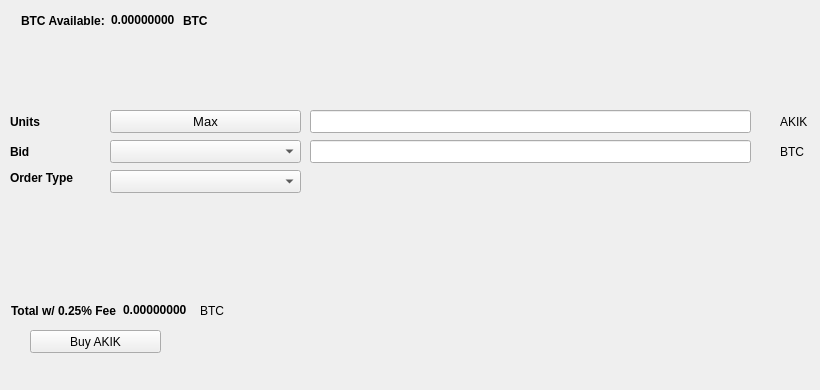
   <widget class="QWidget" name="BuyTab">
    <attribute name="title">
     <string>Buy</string>
    </attribute>
    <widget class="QPushButton" name="BuyAKIK">
     <property name="geometry">
      <rect>
       <x>30</x>
       <y>330</y>
       <width>131</width>
       <height>23</height>
      </rect>
     </property>
     <property name="text">
      <string>Buy AKIK</string>
     </property>
     <property name="icon">
      <iconset resource="../akik.qrc">
       <normaloff>:/icons/bitcoin</normaloff>:/icons/bitcoin</iconset>
     </property>
    </widget>
    <widget class="QLabel" name="label_3">
     <property name="geometry">
      <rect>
       <x>10</x>
       <y>110</y>
       <width>46</width>
       <height>23</height>
      </rect>
     </property>
     <property name="font">
      <font>
       <weight>75</weight>
       <bold>true</bold>
      </font>
     </property>
     <property name="text">
      <string>Units</string>
     </property>
    </widget>
    <widget class="QLineEdit" name="UnitsInput">
     <property name="geometry">
      <rect>
       <x>310</x>
       <y>110</y>
       <width>441</width>
       <height>23</height>
      </rect>
     </property>
     <property name="font">
      <font>
       <pointsize>9</pointsize>
       <weight>75</weight>
       <bold>true</bold>
      </font>
     </property>
    </widget>
    <widget class="QLineEdit" name="BuyBidPriceEdit">
     <property name="geometry">
      <rect>
       <x>310</x>
       <y>140</y>
       <width>441</width>
       <height>23</height>
      </rect>
     </property>
     <property name="font">
      <font>
       <pointsize>9</pointsize>
       <weight>75</weight>
       <bold>true</bold>
      </font>
     </property>
    </widget>
    <widget class="QLabel" name="label_4">
     <property name="geometry">
      <rect>
       <x>780</x>
       <y>110</y>
       <width>31</width>
       <height>23</height>
      </rect>
     </property>
     <property name="text">
      <string>AKIK</string>
     </property>
    </widget>
    <widget class="QLabel" name="label_5">
     <property name="geometry">
      <rect>
       <x>780</x>
       <y>140</y>
       <width>31</width>
       <height>23</height>
      </rect>
     </property>
     <property name="text">
      <string>BTC</string>
     </property>
    </widget>
    <widget class="QLabel" name="label_6">
     <property name="geometry">
      <rect>
       <x>10</x>
       <y>140</y>
       <width>46</width>
       <height>23</height>
      </rect>
     </property>
     <property name="font">
      <font>
       <weight>75</weight>
       <bold>true</bold>
      </font>
     </property>
     <property name="text">
      <string>Bid</string>
     </property>
    </widget>
    <widget class="QLabel" name="label_7">
     <property name="geometry">
      <rect>
       <x>10</x>
       <y>170</y>
       <width>91</width>
       <height>16</height>
      </rect>
     </property>
     <property name="font">
      <font>
       <weight>75</weight>
       <bold>true</bold>
      </font>
     </property>
     <property name="text">
      <string>Order Type</string>
     </property>
    </widget>
    <widget class="QPushButton" name="Buy_Max_Amount">
     <property name="geometry">
      <rect>
       <x>110</x>
       <y>110</y>
       <width>191</width>
       <height>23</height>
      </rect>
     </property>
     <property name="font">
      <font>
       <pointsize>10</pointsize>
      </font>
     </property>
     <property name="text">
      <string>Max</string>
     </property>
    </widget>
    <widget class="QComboBox" name="BuyBidcomboBox">
     <property name="geometry">
      <rect>
       <x>110</x>
       <y>140</y>
       <width>191</width>
       <height>23</height>
      </rect>
     </property>
     <property name="font">
      <font>
       <pointsize>10</pointsize>
      </font>
     </property>
    </widget>
    <widget class="QComboBox" name="buyOrdertypeCombo">
     <property name="geometry">
      <rect>
       <x>110</x>
       <y>170</y>
       <width>191</width>
       <height>23</height>
      </rect>
     </property>
     <property name="font">
      <font>
       <pointsize>10</pointsize>
      </font>
     </property>
    </widget>
    <widget class="QWidget" name="layoutWidget1">
     <property name="geometry">
      <rect>
       <x>21</x>
       <y>11</y>
       <width>227</width>
       <height>19</height>
      </rect>
     </property>
     <layout class="QHBoxLayout" name="horizontalLayout_3">
      <item>
       <widget class="QLabel" name="label232">
        <property name="font">
         <font>
          <weight>75</weight>
          <bold>true</bold>
         </font>
        </property>
        <property name="text">
         <string>BTC Available:</string>
        </property>
       </widget>
      </item>
      <item>
       <widget class="QLabel" name="BtcAvailableLbl">
        <property name="palette">
         <palette>
          <active>
           <colorrole role="WindowText">
            <brush brushstyle="SolidPattern">
             <color alpha="255">
              <red>0</red>
              <green>0</green>
              <blue>0</blue>
             </color>
            </brush>
           </colorrole>
           <colorrole role="Button">
            <brush brushstyle="SolidPattern">
             <color alpha="255">
              <red>0</red>
              <green>170</green>
              <blue>0</blue>
             </color>
            </brush>
           </colorrole>
           <colorrole role="Light">
            <brush brushstyle="SolidPattern">
             <color alpha="255">
              <red>0</red>
              <green>255</green>
              <blue>0</blue>
             </color>
            </brush>
           </colorrole>
           <colorrole role="Midlight">
            <brush brushstyle="SolidPattern">
             <color alpha="255">
              <red>0</red>
              <green>212</green>
              <blue>0</blue>
             </color>
            </brush>
           </colorrole>
           <colorrole role="Dark">
            <brush brushstyle="SolidPattern">
             <color alpha="255">
              <red>0</red>
              <green>85</green>
              <blue>0</blue>
             </color>
            </brush>
           </colorrole>
           <colorrole role="Mid">
            <brush brushstyle="SolidPattern">
             <color alpha="255">
              <red>0</red>
              <green>113</green>
              <blue>0</blue>
             </color>
            </brush>
           </colorrole>
           <colorrole role="Text">
            <brush brushstyle="SolidPattern">
             <color alpha="255">
              <red>0</red>
              <green>170</green>
              <blue>0</blue>
             </color>
            </brush>
           </colorrole>
           <colorrole role="BrightText">
            <brush brushstyle="SolidPattern">
             <color alpha="255">
              <red>255</red>
              <green>255</green>
              <blue>255</blue>
             </color>
            </brush>
           </colorrole>
           <colorrole role="ButtonText">
            <brush brushstyle="SolidPattern">
             <color alpha="255">
              <red>0</red>
              <green>0</green>
              <blue>0</blue>
             </color>
            </brush>
           </colorrole>
           <colorrole role="Base">
            <brush brushstyle="SolidPattern">
             <color alpha="255">
              <red>255</red>
              <green>255</green>
              <blue>255</blue>
             </color>
            </brush>
           </colorrole>
           <colorrole role="Window">
            <brush brushstyle="SolidPattern">
             <color alpha="255">
              <red>0</red>
              <green>170</green>
              <blue>0</blue>
             </color>
            </brush>
           </colorrole>
           <colorrole role="Shadow">
            <brush brushstyle="SolidPattern">
             <color alpha="255">
              <red>0</red>
              <green>0</green>
              <blue>0</blue>
             </color>
            </brush>
           </colorrole>
           <colorrole role="AlternateBase">
            <brush brushstyle="SolidPattern">
             <color alpha="255">
              <red>127</red>
              <green>212</green>
              <blue>127</blue>
             </color>
            </brush>
           </colorrole>
           <colorrole role="ToolTipBase">
            <brush brushstyle="SolidPattern">
             <color alpha="255">
              <red>255</red>
              <green>255</green>
              <blue>220</blue>
             </color>
            </brush>
           </colorrole>
           <colorrole role="ToolTipText">
            <brush brushstyle="SolidPattern">
             <color alpha="255">
              <red>0</red>
              <green>0</green>
              <blue>0</blue>
             </color>
            </brush>
           </colorrole>
          </active>
          <inactive>
           <colorrole role="WindowText">
            <brush brushstyle="SolidPattern">
             <color alpha="255">
              <red>0</red>
              <green>0</green>
              <blue>0</blue>
             </color>
            </brush>
           </colorrole>
           <colorrole role="Button">
            <brush brushstyle="SolidPattern">
             <color alpha="255">
              <red>0</red>
              <green>170</green>
              <blue>0</blue>
             </color>
            </brush>
           </colorrole>
           <colorrole role="Light">
            <brush brushstyle="SolidPattern">
             <color alpha="255">
              <red>0</red>
              <green>255</green>
              <blue>0</blue>
             </color>
            </brush>
           </colorrole>
           <colorrole role="Midlight">
            <brush brushstyle="SolidPattern">
             <color alpha="255">
              <red>0</red>
              <green>212</green>
              <blue>0</blue>
             </color>
            </brush>
           </colorrole>
           <colorrole role="Dark">
            <brush brushstyle="SolidPattern">
             <color alpha="255">
              <red>0</red>
              <green>85</green>
              <blue>0</blue>
             </color>
            </brush>
           </colorrole>
           <colorrole role="Mid">
            <brush brushstyle="SolidPattern">
             <color alpha="255">
              <red>0</red>
              <green>113</green>
              <blue>0</blue>
             </color>
            </brush>
           </colorrole>
           <colorrole role="Text">
            <brush brushstyle="SolidPattern">
             <color alpha="255">
              <red>0</red>
              <green>170</green>
              <blue>0</blue>
             </color>
            </brush>
           </colorrole>
           <colorrole role="BrightText">
            <brush brushstyle="SolidPattern">
             <color alpha="255">
              <red>255</red>
              <green>255</green>
              <blue>255</blue>
             </color>
            </brush>
           </colorrole>
           <colorrole role="ButtonText">
            <brush brushstyle="SolidPattern">
             <color alpha="255">
              <red>0</red>
              <green>0</green>
              <blue>0</blue>
             </color>
            </brush>
           </colorrole>
           <colorrole role="Base">
            <brush brushstyle="SolidPattern">
             <color alpha="255">
              <red>255</red>
              <green>255</green>
              <blue>255</blue>
             </color>
            </brush>
           </colorrole>
           <colorrole role="Window">
            <brush brushstyle="SolidPattern">
             <color alpha="255">
              <red>0</red>
              <green>170</green>
              <blue>0</blue>
             </color>
            </brush>
           </colorrole>
           <colorrole role="Shadow">
            <brush brushstyle="SolidPattern">
             <color alpha="255">
              <red>0</red>
              <green>0</green>
              <blue>0</blue>
             </color>
            </brush>
           </colorrole>
           <colorrole role="AlternateBase">
            <brush brushstyle="SolidPattern">
             <color alpha="255">
              <red>127</red>
              <green>212</green>
              <blue>127</blue>
             </color>
            </brush>
           </colorrole>
           <colorrole role="ToolTipBase">
            <brush brushstyle="SolidPattern">
             <color alpha="255">
              <red>255</red>
              <green>255</green>
              <blue>220</blue>
             </color>
            </brush>
           </colorrole>
           <colorrole role="ToolTipText">
            <brush brushstyle="SolidPattern">
             <color alpha="255">
              <red>0</red>
              <green>0</green>
              <blue>0</blue>
             </color>
            </brush>
           </colorrole>
          </inactive>
          <disabled>
           <colorrole role="WindowText">
            <brush brushstyle="SolidPattern">
             <color alpha="255">
              <red>0</red>
              <green>85</green>
              <blue>0</blue>
             </color>
            </brush>
           </colorrole>
           <colorrole role="Button">
            <brush brushstyle="SolidPattern">
             <color alpha="255">
              <red>0</red>
              <green>170</green>
              <blue>0</blue>
             </color>
            </brush>
           </colorrole>
           <colorrole role="Light">
            <brush brushstyle="SolidPattern">
             <color alpha="255">
              <red>0</red>
              <green>255</green>
              <blue>0</blue>
             </color>
            </brush>
           </colorrole>
           <colorrole role="Midlight">
            <brush brushstyle="SolidPattern">
             <color alpha="255">
              <red>0</red>
              <green>212</green>
              <blue>0</blue>
             </color>
            </brush>
           </colorrole>
           <colorrole role="Dark">
            <brush brushstyle="SolidPattern">
             <color alpha="255">
              <red>0</red>
              <green>85</green>
              <blue>0</blue>
             </color>
            </brush>
           </colorrole>
           <colorrole role="Mid">
            <brush brushstyle="SolidPattern">
             <color alpha="255">
              <red>0</red>
              <green>113</green>
              <blue>0</blue>
             </color>
            </brush>
           </colorrole>
           <colorrole role="Text">
            <brush brushstyle="SolidPattern">
             <color alpha="255">
              <red>0</red>
              <green>85</green>
              <blue>0</blue>
             </color>
            </brush>
           </colorrole>
           <colorrole role="BrightText">
            <brush brushstyle="SolidPattern">
             <color alpha="255">
              <red>255</red>
              <green>255</green>
              <blue>255</blue>
             </color>
            </brush>
           </colorrole>
           <colorrole role="ButtonText">
            <brush brushstyle="SolidPattern">
             <color alpha="255">
              <red>0</red>
              <green>85</green>
              <blue>0</blue>
             </color>
            </brush>
           </colorrole>
           <colorrole role="Base">
            <brush brushstyle="SolidPattern">
             <color alpha="255">
              <red>0</red>
              <green>170</green>
              <blue>0</blue>
             </color>
            </brush>
           </colorrole>
           <colorrole role="Window">
            <brush brushstyle="SolidPattern">
             <color alpha="255">
              <red>0</red>
              <green>170</green>
              <blue>0</blue>
             </color>
            </brush>
           </colorrole>
           <colorrole role="Shadow">
            <brush brushstyle="SolidPattern">
             <color alpha="255">
              <red>0</red>
              <green>0</green>
              <blue>0</blue>
             </color>
            </brush>
           </colorrole>
           <colorrole role="AlternateBase">
            <brush brushstyle="SolidPattern">
             <color alpha="255">
              <red>0</red>
              <green>170</green>
              <blue>0</blue>
             </color>
            </brush>
           </colorrole>
           <colorrole role="ToolTipBase">
            <brush brushstyle="SolidPattern">
             <color alpha="255">
              <red>255</red>
              <green>255</green>
              <blue>220</blue>
             </color>
            </brush>
           </colorrole>
           <colorrole role="ToolTipText">
            <brush brushstyle="SolidPattern">
             <color alpha="255">
              <red>0</red>
              <green>0</green>
              <blue>0</blue>
             </color>
            </brush>
           </colorrole>
          </disabled>
         </palette>
        </property>
        <property name="font">
         <font>
          <weight>75</weight>
          <bold>true</bold>
         </font>
        </property>
        <property name="text">
         <string>0.00000000</string>
        </property>
        <property name="textInteractionFlags">
         <set>Qt::LinksAccessibleByMouse|Qt::TextSelectableByKeyboard|Qt::TextSelectableByMouse</set>
        </property>
       </widget>
      </item>
      <item>
       <widget class="QLabel" name="BtcAvailableLbl_2">
        <property name="font">
         <font>
          <weight>75</weight>
          <bold>true</bold>
         </font>
        </property>
        <property name="text">
         <string>BTC</string>
        </property>
       </widget>
      </item>
     </layout>
    </widget>
    <widget class="QWidget" name="layoutWidge2">
     <property name="geometry">
      <rect>
       <x>11</x>
       <y>301</y>
       <width>259</width>
       <height>19</height>
      </rect>
     </property>
     <layout class="QHBoxLayout" name="horizontalLayout_4">
      <item>
       <widget class="QLabel" name="label_9">
        <property name="font">
         <font>
          <weight>75</weight>
          <bold>true</bold>
         </font>
        </property>
        <property name="text">
         <string>Total w/ 0.25% Fee</string>
        </property>
       </widget>
      </item>
      <item>
       <widget class="QLabel" name="BuyCostLabel">
        <property name="palette">
         <palette>
          <active>
           <colorrole role="WindowText">
            <brush brushstyle="SolidPattern">
             <color alpha="255">
              <red>0</red>
              <green>0</green>
              <blue>0</blue>
             </color>
            </brush>
           </colorrole>
           <colorrole role="Button">
            <brush brushstyle="SolidPattern">
             <color alpha="255">
              <red>0</red>
              <green>170</green>
              <blue>0</blue>
             </color>
            </brush>
           </colorrole>
           <colorrole role="Light">
            <brush brushstyle="SolidPattern">
             <color alpha="255">
              <red>0</red>
              <green>255</green>
              <blue>0</blue>
             </color>
            </brush>
           </colorrole>
           <colorrole role="Midlight">
            <brush brushstyle="SolidPattern">
             <color alpha="255">
              <red>0</red>
              <green>212</green>
              <blue>0</blue>
             </color>
            </brush>
           </colorrole>
           <colorrole role="Dark">
            <brush brushstyle="SolidPattern">
             <color alpha="255">
              <red>0</red>
              <green>85</green>
              <blue>0</blue>
             </color>
            </brush>
           </colorrole>
           <colorrole role="Mid">
            <brush brushstyle="SolidPattern">
             <color alpha="255">
              <red>0</red>
              <green>113</green>
              <blue>0</blue>
             </color>
            </brush>
           </colorrole>
           <colorrole role="Text">
            <brush brushstyle="SolidPattern">
             <color alpha="255">
              <red>0</red>
              <green>170</green>
              <blue>0</blue>
             </color>
            </brush>
           </colorrole>
           <colorrole role="BrightText">
            <brush brushstyle="SolidPattern">
             <color alpha="255">
              <red>255</red>
              <green>255</green>
              <blue>255</blue>
             </color>
            </brush>
           </colorrole>
           <colorrole role="ButtonText">
            <brush brushstyle="SolidPattern">
             <color alpha="255">
              <red>0</red>
              <green>0</green>
              <blue>0</blue>
             </color>
            </brush>
           </colorrole>
           <colorrole role="Base">
            <brush brushstyle="SolidPattern">
             <color alpha="255">
              <red>255</red>
              <green>255</green>
              <blue>255</blue>
             </color>
            </brush>
           </colorrole>
           <colorrole role="Window">
            <brush brushstyle="SolidPattern">
             <color alpha="255">
              <red>0</red>
              <green>170</green>
              <blue>0</blue>
             </color>
            </brush>
           </colorrole>
           <colorrole role="Shadow">
            <brush brushstyle="SolidPattern">
             <color alpha="255">
              <red>0</red>
              <green>0</green>
              <blue>0</blue>
             </color>
            </brush>
           </colorrole>
           <colorrole role="AlternateBase">
            <brush brushstyle="SolidPattern">
             <color alpha="255">
              <red>127</red>
              <green>212</green>
              <blue>127</blue>
             </color>
            </brush>
           </colorrole>
           <colorrole role="ToolTipBase">
            <brush brushstyle="SolidPattern">
             <color alpha="255">
              <red>255</red>
              <green>255</green>
              <blue>220</blue>
             </color>
            </brush>
           </colorrole>
           <colorrole role="ToolTipText">
            <brush brushstyle="SolidPattern">
             <color alpha="255">
              <red>0</red>
              <green>0</green>
              <blue>0</blue>
             </color>
            </brush>
           </colorrole>
          </active>
          <inactive>
           <colorrole role="WindowText">
            <brush brushstyle="SolidPattern">
             <color alpha="255">
              <red>0</red>
              <green>0</green>
              <blue>0</blue>
             </color>
            </brush>
           </colorrole>
           <colorrole role="Button">
            <brush brushstyle="SolidPattern">
             <color alpha="255">
              <red>0</red>
              <green>170</green>
              <blue>0</blue>
             </color>
            </brush>
           </colorrole>
           <colorrole role="Light">
            <brush brushstyle="SolidPattern">
             <color alpha="255">
              <red>0</red>
              <green>255</green>
              <blue>0</blue>
             </color>
            </brush>
           </colorrole>
           <colorrole role="Midlight">
            <brush brushstyle="SolidPattern">
             <color alpha="255">
              <red>0</red>
              <green>212</green>
              <blue>0</blue>
             </color>
            </brush>
           </colorrole>
           <colorrole role="Dark">
            <brush brushstyle="SolidPattern">
             <color alpha="255">
              <red>0</red>
              <green>85</green>
              <blue>0</blue>
             </color>
            </brush>
           </colorrole>
           <colorrole role="Mid">
            <brush brushstyle="SolidPattern">
             <color alpha="255">
              <red>0</red>
              <green>113</green>
              <blue>0</blue>
             </color>
            </brush>
           </colorrole>
           <colorrole role="Text">
            <brush brushstyle="SolidPattern">
             <color alpha="255">
              <red>0</red>
              <green>170</green>
              <blue>0</blue>
             </color>
            </brush>
           </colorrole>
           <colorrole role="BrightText">
            <brush brushstyle="SolidPattern">
             <color alpha="255">
              <red>255</red>
              <green>255</green>
              <blue>255</blue>
             </color>
            </brush>
           </colorrole>
           <colorrole role="ButtonText">
            <brush brushstyle="SolidPattern">
             <color alpha="255">
              <red>0</red>
              <green>0</green>
              <blue>0</blue>
             </color>
            </brush>
           </colorrole>
           <colorrole role="Base">
            <brush brushstyle="SolidPattern">
             <color alpha="255">
              <red>255</red>
              <green>255</green>
              <blue>255</blue>
             </color>
            </brush>
           </colorrole>
           <colorrole role="Window">
            <brush brushstyle="SolidPattern">
             <color alpha="255">
              <red>0</red>
              <green>170</green>
              <blue>0</blue>
             </color>
            </brush>
           </colorrole>
           <colorrole role="Shadow">
            <brush brushstyle="SolidPattern">
             <color alpha="255">
              <red>0</red>
              <green>0</green>
              <blue>0</blue>
             </color>
            </brush>
           </colorrole>
           <colorrole role="AlternateBase">
            <brush brushstyle="SolidPattern">
             <color alpha="255">
              <red>127</red>
              <green>212</green>
              <blue>127</blue>
             </color>
            </brush>
           </colorrole>
           <colorrole role="ToolTipBase">
            <brush brushstyle="SolidPattern">
             <color alpha="255">
              <red>255</red>
              <green>255</green>
              <blue>220</blue>
             </color>
            </brush>
           </colorrole>
           <colorrole role="ToolTipText">
            <brush brushstyle="SolidPattern">
             <color alpha="255">
              <red>0</red>
              <green>0</green>
              <blue>0</blue>
             </color>
            </brush>
           </colorrole>
          </inactive>
          <disabled>
           <colorrole role="WindowText">
            <brush brushstyle="SolidPattern">
             <color alpha="255">
              <red>0</red>
              <green>85</green>
              <blue>0</blue>
             </color>
            </brush>
           </colorrole>
           <colorrole role="Button">
            <brush brushstyle="SolidPattern">
             <color alpha="255">
              <red>0</red>
              <green>170</green>
              <blue>0</blue>
             </color>
            </brush>
           </colorrole>
           <colorrole role="Light">
            <brush brushstyle="SolidPattern">
             <color alpha="255">
              <red>0</red>
              <green>255</green>
              <blue>0</blue>
             </color>
            </brush>
           </colorrole>
           <colorrole role="Midlight">
            <brush brushstyle="SolidPattern">
             <color alpha="255">
              <red>0</red>
              <green>212</green>
              <blue>0</blue>
             </color>
            </brush>
           </colorrole>
           <colorrole role="Dark">
            <brush brushstyle="SolidPattern">
             <color alpha="255">
              <red>0</red>
              <green>85</green>
              <blue>0</blue>
             </color>
            </brush>
           </colorrole>
           <colorrole role="Mid">
            <brush brushstyle="SolidPattern">
             <color alpha="255">
              <red>0</red>
              <green>113</green>
              <blue>0</blue>
             </color>
            </brush>
           </colorrole>
           <colorrole role="Text">
            <brush brushstyle="SolidPattern">
             <color alpha="255">
              <red>0</red>
              <green>85</green>
              <blue>0</blue>
             </color>
            </brush>
           </colorrole>
           <colorrole role="BrightText">
            <brush brushstyle="SolidPattern">
             <color alpha="255">
              <red>255</red>
              <green>255</green>
              <blue>255</blue>
             </color>
            </brush>
           </colorrole>
           <colorrole role="ButtonText">
            <brush brushstyle="SolidPattern">
             <color alpha="255">
              <red>0</red>
              <green>85</green>
              <blue>0</blue>
             </color>
            </brush>
           </colorrole>
           <colorrole role="Base">
            <brush brushstyle="SolidPattern">
             <color alpha="255">
              <red>0</red>
              <green>170</green>
              <blue>0</blue>
             </color>
            </brush>
           </colorrole>
           <colorrole role="Window">
            <brush brushstyle="SolidPattern">
             <color alpha="255">
              <red>0</red>
              <green>170</green>
              <blue>0</blue>
             </color>
            </brush>
           </colorrole>
           <colorrole role="Shadow">
            <brush brushstyle="SolidPattern">
             <color alpha="255">
              <red>0</red>
              <green>0</green>
              <blue>0</blue>
             </color>
            </brush>
           </colorrole>
           <colorrole role="AlternateBase">
            <brush brushstyle="SolidPattern">
             <color alpha="255">
              <red>0</red>
              <green>170</green>
              <blue>0</blue>
             </color>
            </brush>
           </colorrole>
           <colorrole role="ToolTipBase">
            <brush brushstyle="SolidPattern">
             <color alpha="255">
              <red>255</red>
              <green>255</green>
              <blue>220</blue>
             </color>
            </brush>
           </colorrole>
           <colorrole role="ToolTipText">
            <brush brushstyle="SolidPattern">
             <color alpha="255">
              <red>0</red>
              <green>0</green>
              <blue>0</blue>
             </color>
            </brush>
           </colorrole>
          </disabled>
         </palette>
        </property>
        <property name="font">
         <font>
          <weight>75</weight>
          <bold>true</bold>
         </font>
        </property>
        <property name="autoFillBackground">
         <bool>false</bool>
        </property>
        <property name="text">
         <string>0.00000000</string>
        </property>
        <property name="textInteractionFlags">
         <set>Qt::LinksAccessibleByMouse|Qt::TextSelectableByMouse</set>
        </property>
       </widget>
      </item>
      <item>
       <widget class="QLabel" name="label_10">
        <property name="font">
         <font>
          <weight>50</weight>
          <bold>false</bold>
         </font>
        </property>
        <property name="text">
         <string>BTC</string>
        </property>
       </widget>
      </item>
     </layout>
    </widget>
    <widget class="QLabel" name="label_24">
     <property name="geometry">
      <rect>
       <x>460</x>
       <y>300</y>
       <width>281</width>
       <height>81</height>
      </rect>
     </property>
     <property name="text">
      <string/>
     </property>
     <property name="pixmap">
      <pixmap>:/images/bittrex</pixmap>
     </property>
    </widget>
   </widget>
